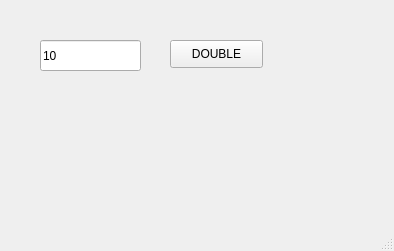
<?xml version="1.0" encoding="UTF-8"?>
<ui version="4.0">
 <class>MainWindow</class>
 <widget class="QMainWindow" name="MainWindow">
  <property name="geometry">
   <rect>
    <x>0</x>
    <y>0</y>
    <width>394</width>
    <height>251</height>
   </rect>
  </property>
  <property name="windowTitle">
   <string>MainWindow</string>
  </property>
  <widget class="QWidget" name="centralwidget">
   <widget class="QLineEdit" name="le">
    <property name="geometry">
     <rect>
      <x>40</x>
      <y>40</y>
      <width>101</width>
      <height>31</height>
     </rect>
    </property>
    <property name="text">
     <string>10</string>
    </property>
   </widget>
   <widget class="QPushButton" name="pb">
    <property name="geometry">
     <rect>
      <x>170</x>
      <y>40</y>
      <width>93</width>
      <height>28</height>
     </rect>
    </property>
    <property name="text">
     <string>DOUBLE</string>
    </property>
   </widget>
  </widget>
  <widget class="QMenuBar" name="menubar">
   <property name="geometry">
    <rect>
     <x>0</x>
     <y>0</y>
     <width>394</width>
     <height>26</height>
    </rect>
   </property>
  </widget>
  <widget class="QStatusBar" name="statusbar"/>
 </widget>
 <resources/>
 <connections/>
</ui>
